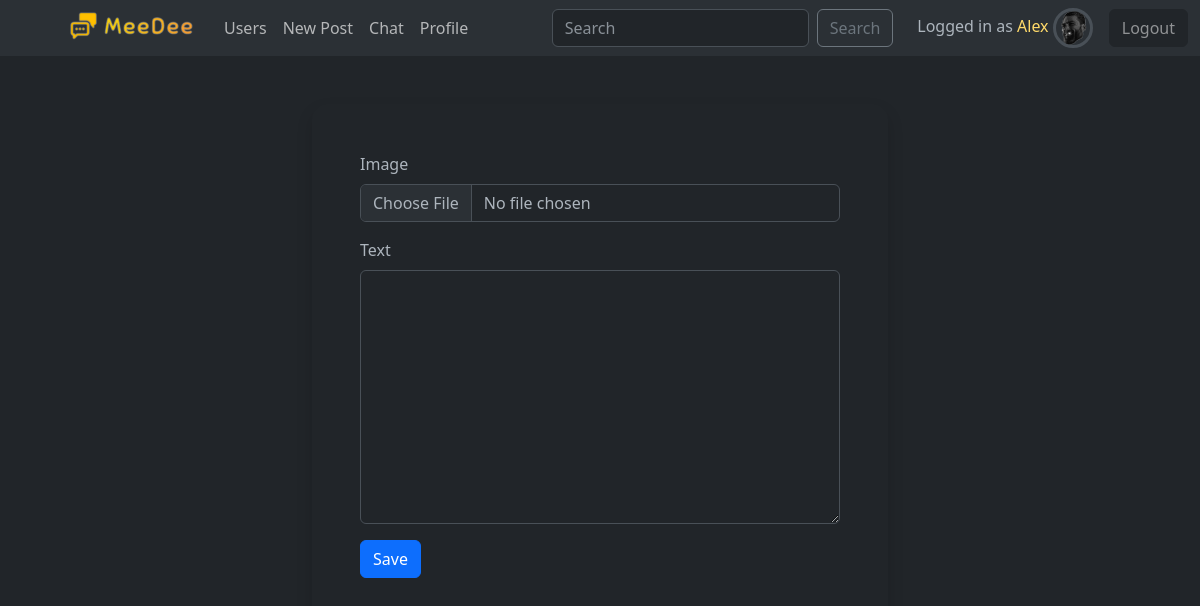
Screenshot of /add-post/ (signed in) with the database file from the repository.
### social/models.py (models this page shows, shortened)
class User(AbstractUser):
    friends = models.ManyToManyField("User", blank=True)
    username = models.CharField(max_length=12)
    email = models.EmailField(unique=True)
    bio = models.TextField(max_length=300, blank=True)
    avatar = models.ImageField(upload_to="images", default="no-avatar.png")
    date_of_birth = models.DateField(null=True, blank=True)
    online_status = models.BooleanField(default=False)
    USERNAME_FIELD = "email"
    REQUIRED_FIELDS = ["username"]

### social/views.py (the view, shortened to what this page needs)
# urls.py: path('add-post/', login_required(views.PostCreateView.as_view()), name='add-post'),
class PostCreateView(CreateView):
    form_class = PostCreationForm
    template_name = "social/create_post.html"

### social/forms.py
class PostCreationForm(forms.ModelForm):
    def __init__(self, *args, **kwargs):
        super(PostCreationForm, self).__init__(*args, **kwargs)
        self.helper = FormHelper(self)
        self.helper.layout.append(Submit('save', 'Save'))
    class Meta:
        model = Post
        exclude = ['likes', 'author']

### social/templates/social/create_post.html (shortened to what this page needs)
{% extends "base.html" %}
{% load crispy_forms_tags %}
{% block body %}
<div class="container mt-5" style="width: 600px;">
    <div class="modal-content  rounded-4 shadow p-5">
        {% crispy form %}
    </div>
</div>
{% endblock %}

### templates/includes/navbar.html (shortened to what this page needs)
{% load static %}
<nav class="navbar navbar-expand-lg bg-body-tertiary">
    <div class="container-fluid">
      <div class="collapse navbar-collapse" id="navbarSupportedContent">
        <ul class="navbar-nav me-auto ms-5 mb-2 mb-lg-0">
          <li class="nav-item">
            <a class="navbar-brand" href="{% url 'home' %}">
              <img src="{% static 'images/meedee.png' %}" alt="MeeDee" width="140">
            </a>
          </li>
          <li class="nav-item">
            <a class="nav-link" href="{% url 'users-list' %}">Users</a>
          </li>
          <li class="nav-item">
            <a class="nav-link" href="{% url 'add-post' %}">New Post</a>
          </li>
          <li class="nav-item">
            <a class="nav-link" href="{% url 'chat:chats' %}">Chat</a>
          </li>
          {% if user.is_authenticated %}
          <li class="nav-item">
            <a class="nav-link" href="{% url 'profile' request.user.id %}">Profile</a>
          </li>
          {% endif %}
        </ul>
        <form class="d-flex" role="search" action="{% url 'search' %}">
          <input class="form-control me-2" type="search" name="search" placeholder="Search" aria-label="Search">
          <button class="btn btn-outline-secondary" type="submit">Search</button>
        </form>
        <div class="navbar-nav ms-4 align-items-center">
          {% if user.is_authenticated %}
            <div class="me-3">
              Logged in as <span class="text-warning-emphasis">{{ request.user.username }}</span>
              {% if request.user.avatar %}
                <img src="{{ request.user.avatar.url }}" alt="" class="border border-3 rounded-circle" style="max-width: 40px; min-height: 40px;">
              {% else %}
                <img src="{% static 'images/no-avatar.png' %}" alt="" class="border border-3 rounded-circle" style="max-width: 40px; min-height: 40px;">
              {% endif %}
            </div>
            <div class="">
              <form action="{% url 'logout' %}" method="POST">
                  <button class="btn btn-dark text-white-50" type="submit">Logout</button>
              </form>
            </div>
          {% else %}
          <a class="nav-item text-decoration-none text-info-emphasis" href="{% url 'login' %}">Login</a>
          <span class="mx-1">|</span>
          <a class="nav-item text-decoration-none text-info-emphasis" href="{% url 'signup' %}">Sign Up</a>
          {% endif %}
        </div>
      </div>
    </div>
  </nav>

### rows the page displays
User: user.username "Alex", user.avatar (picture)
